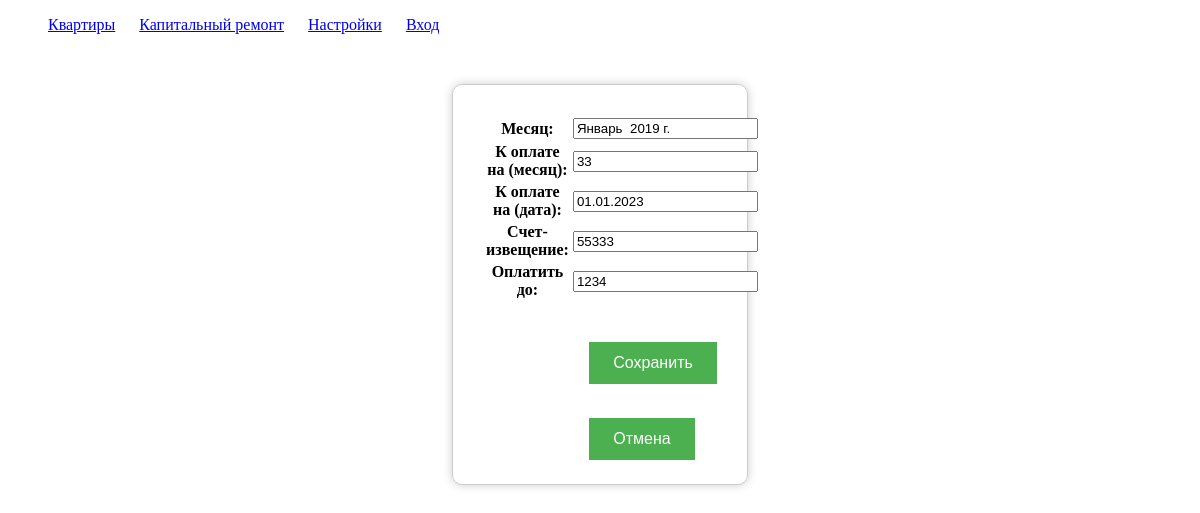
The app's page /settings, older data.
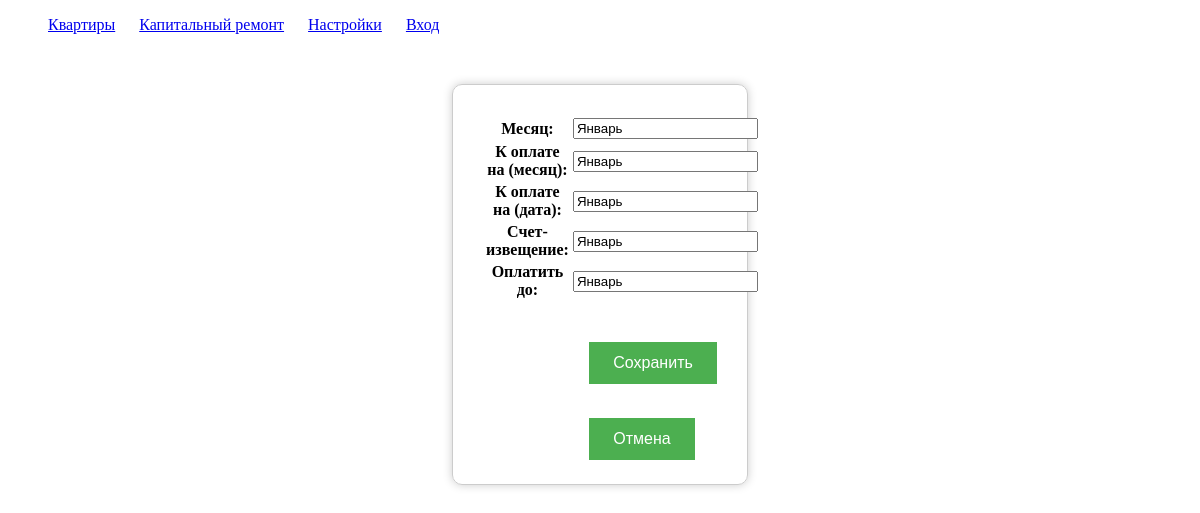
The same page, newer data.
### main/models.py (models this page shows)
class Settings(models.Model):
    month_name = models.CharField(max_length=200)
    month_to_pay = models.CharField(max_length=200)
    month_to_date = models.CharField(max_length=200)
    bill = models.CharField(max_length=200)
    pay_up_to = models.CharField(max_length=200)

### main/views.py (the view, shortened to what this page needs)
# urls.py: path('settings', views.settings, name='settings'),
def settings(request):
    form = SettingsForm(instance=Settings.objects.get(id=1))
    context = {
        'form': form,
    }
    return render(request, 'main/settings_form.html', context)

### main/forms.py
class SettingsForm(forms.ModelForm):
    class Meta:
        model = Settings
        fields = ['month_name', 'month_to_pay', 'month_to_date', 'bill', 'pay_up_to']
        labels = {
            'month_name': 'Месяц', 'month_to_pay': 'К оплате на (месяц)', 'month_to_date': 'К оплате на (дата)',
            'bill': 'Счет-извещение', 'pay_up_to': 'Оплатить до'
        }

### main/templates/main/settings_form.html (shortened to what this page needs)
{% extends 'main/base.html' %}
{% block content %}
<div class="container d-flex justify-content-center mt-5" style="width: 25%;">
    <div class="col mt-5">
        <form action="" method="post">
            <table class="table">
                {{form.as_table}}
            </table>
            <div class="container d-flex justify-content-center" style="width: 10%;">
                <input type="submit" class="btn btn-primary btn-lg" value="Сохранить" style="margin-right: 30px; margin-top: 30px;">
                <input type="submit" class="btn btn-danger btn-lg" style="margin-top: 30px;" onclick="window.location='{% url 'index' %}'; return false;" value="Отмена">
            </div>
        </form>
    </div>
</div>
{% endblock %}

Row changes from the older to the newer data that the page shows:
changed Settings: month_name "Январь 2019 г." → "Январь"; month_to_pay "33" → "Январь"; month_to_date "01.01.2023" → "Январь"; bill "55333" → "Январь"; pay_up_to "1234" → "Январь"
